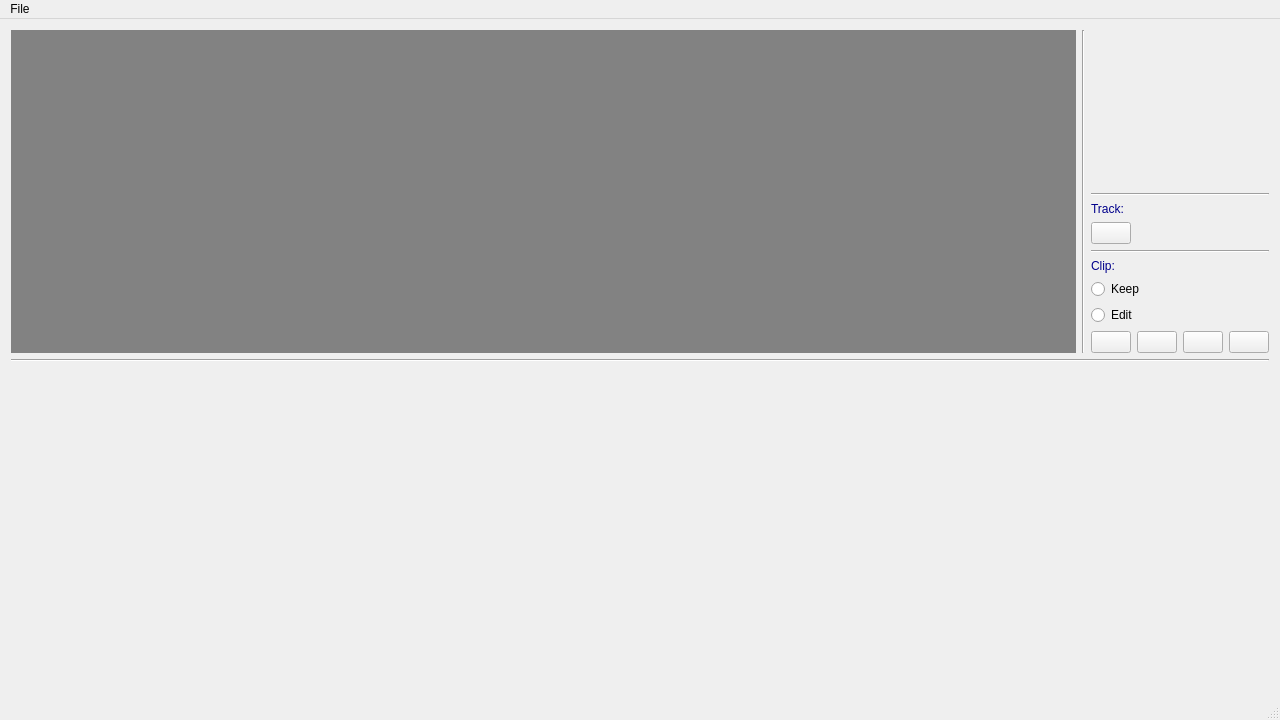
<?xml version="1.0" encoding="UTF-8"?>
<ui version="4.0">
 <class>MainWindow</class>
 <widget class="QMainWindow" name="MainWindow">
  <property name="geometry">
   <rect>
    <x>0</x>
    <y>0</y>
    <width>1280</width>
    <height>720</height>
   </rect>
  </property>
  <property name="sizePolicy">
   <sizepolicy hsizetype="Preferred" vsizetype="Preferred">
    <horstretch>0</horstretch>
    <verstretch>0</verstretch>
   </sizepolicy>
  </property>
  <property name="windowTitle">
   <string>MainWindow</string>
  </property>
  <widget class="QWidget" name="centralWidget">
   <layout class="QGridLayout" name="gridLayout">
    <item row="0" column="0" rowspan="2" colspan="3">
     <layout class="QHBoxLayout" name="horizontalLayout">
      <item>
       <widget class="QLabel" name="frameLabel">
        <property name="sizePolicy">
         <sizepolicy hsizetype="Preferred" vsizetype="Preferred">
          <horstretch>0</horstretch>
          <verstretch>0</verstretch>
         </sizepolicy>
        </property>
        <property name="styleSheet">
         <string notr="true">background-color: rgb(130, 130, 130);

</string>
        </property>
        <property name="text">
         <string/>
        </property>
       </widget>
      </item>
     </layout>
    </item>
    <item row="1" column="4">
     <layout class="QGridLayout" name="gridLayout_1">
      <item row="3" column="0" colspan="4">
       <widget class="Line" name="line_3">
        <property name="sizePolicy">
         <sizepolicy hsizetype="Preferred" vsizetype="Fixed">
          <horstretch>0</horstretch>
          <verstretch>0</verstretch>
         </sizepolicy>
        </property>
        <property name="orientation">
         <enum>Qt::Horizontal</enum>
        </property>
       </widget>
      </item>
      <item row="7" column="0">
       <widget class="QPushButton" name="playClipButton">
        <property name="sizePolicy">
         <sizepolicy hsizetype="Fixed" vsizetype="Fixed">
          <horstretch>0</horstretch>
          <verstretch>0</verstretch>
         </sizepolicy>
        </property>
        <property name="text">
         <string/>
        </property>
        <property name="icon">
         <iconset resource="myres.qrc">
          <normaloff>:/Images/icons/play_24.png</normaloff>:/Images/icons/play_24.png</iconset>
        </property>
        <property name="iconSize">
         <size>
          <width>20</width>
          <height>20</height>
         </size>
        </property>
       </widget>
      </item>
      <item row="7" column="2">
       <widget class="QPushButton" name="nextButton">
        <property name="sizePolicy">
         <sizepolicy hsizetype="Fixed" vsizetype="Fixed">
          <horstretch>0</horstretch>
          <verstretch>0</verstretch>
         </sizepolicy>
        </property>
        <property name="text">
         <string/>
        </property>
        <property name="icon">
         <iconset resource="myres.qrc">
          <normaloff>:/Images/icons/next.png</normaloff>:/Images/icons/next.png</iconset>
        </property>
        <property name="iconSize">
         <size>
          <width>20</width>
          <height>20</height>
         </size>
        </property>
       </widget>
      </item>
      <item row="7" column="1">
       <widget class="QPushButton" name="pauseButton">
        <property name="sizePolicy">
         <sizepolicy hsizetype="Fixed" vsizetype="Fixed">
          <horstretch>0</horstretch>
          <verstretch>0</verstretch>
         </sizepolicy>
        </property>
        <property name="text">
         <string/>
        </property>
        <property name="icon">
         <iconset resource="myres.qrc">
          <normaloff>:/Images/icons/pause_24.png</normaloff>:/Images/icons/pause_24.png</iconset>
        </property>
        <property name="iconSize">
         <size>
          <width>20</width>
          <height>20</height>
         </size>
        </property>
       </widget>
      </item>
      <item row="7" column="3">
       <widget class="QPushButton" name="cutButton">
        <property name="sizePolicy">
         <sizepolicy hsizetype="Fixed" vsizetype="Fixed">
          <horstretch>0</horstretch>
          <verstretch>0</verstretch>
         </sizepolicy>
        </property>
        <property name="text">
         <string/>
        </property>
        <property name="icon">
         <iconset resource="myres.qrc">
          <normaloff>:/Images/icons/cut_32.png</normaloff>:/Images/icons/cut_32.png</iconset>
        </property>
        <property name="iconSize">
         <size>
          <width>20</width>
          <height>20</height>
         </size>
        </property>
       </widget>
      </item>
      <item row="5" column="0" colspan="4">
       <widget class="QRadioButton" name="keepRadioButton">
        <property name="sizePolicy">
         <sizepolicy hsizetype="Fixed" vsizetype="Fixed">
          <horstretch>0</horstretch>
          <verstretch>0</verstretch>
         </sizepolicy>
        </property>
        <property name="styleSheet">
         <string notr="true">font: 75 12pt &quot;Times New Roman&quot;;</string>
        </property>
        <property name="text">
         <string>Keep</string>
        </property>
        <property name="autoExclusive">
         <bool>false</bool>
        </property>
       </widget>
      </item>
      <item row="6" column="0" colspan="4">
       <widget class="QRadioButton" name="editRadioButton">
        <property name="sizePolicy">
         <sizepolicy hsizetype="Fixed" vsizetype="Fixed">
          <horstretch>0</horstretch>
          <verstretch>0</verstretch>
         </sizepolicy>
        </property>
        <property name="styleSheet">
         <string notr="true">font: 75 12pt &quot;Times New Roman&quot;;</string>
        </property>
        <property name="text">
         <string>Edit</string>
        </property>
        <property name="autoExclusive">
         <bool>false</bool>
        </property>
       </widget>
      </item>
      <item row="1" column="0" colspan="4">
       <widget class="QLabel" name="trackLabel">
        <property name="sizePolicy">
         <sizepolicy hsizetype="Fixed" vsizetype="Fixed">
          <horstretch>0</horstretch>
          <verstretch>0</verstretch>
         </sizepolicy>
        </property>
        <property name="styleSheet">
         <string notr="true">font: 75 18pt &quot;Times New Roman&quot;;
color: darkblue;</string>
        </property>
        <property name="text">
         <string>Track:</string>
        </property>
       </widget>
      </item>
      <item row="4" column="0" colspan="4">
       <widget class="QLabel" name="clipLabel">
        <property name="sizePolicy">
         <sizepolicy hsizetype="Fixed" vsizetype="Fixed">
          <horstretch>0</horstretch>
          <verstretch>0</verstretch>
         </sizepolicy>
        </property>
        <property name="styleSheet">
         <string notr="true">font: 75 18pt &quot;Times New Roman&quot;;
color: darkblue;</string>
        </property>
        <property name="text">
         <string>Clip:</string>
        </property>
       </widget>
      </item>
      <item row="2" column="0">
       <widget class="QPushButton" name="playTrackButton">
        <property name="sizePolicy">
         <sizepolicy hsizetype="Fixed" vsizetype="Fixed">
          <horstretch>0</horstretch>
          <verstretch>0</verstretch>
         </sizepolicy>
        </property>
        <property name="text">
         <string/>
        </property>
        <property name="icon">
         <iconset resource="myres.qrc">
          <normaloff>:/Images/icons/view-track.png</normaloff>:/Images/icons/view-track.png</iconset>
        </property>
       </widget>
      </item>
      <item row="0" column="0" colspan="4">
       <widget class="Line" name="line_4">
        <property name="sizePolicy">
         <sizepolicy hsizetype="Preferred" vsizetype="Fixed">
          <horstretch>0</horstretch>
          <verstretch>0</verstretch>
         </sizepolicy>
        </property>
        <property name="orientation">
         <enum>Qt::Horizontal</enum>
        </property>
       </widget>
      </item>
     </layout>
    </item>
    <item row="3" column="0" colspan="5">
     <widget class="Line" name="line">
      <property name="orientation">
       <enum>Qt::Horizontal</enum>
      </property>
     </widget>
    </item>
    <item row="11" column="0" colspan="5">
     <widget class="QScrollArea" name="scrollArea_1">
      <property name="sizePolicy">
       <sizepolicy hsizetype="Expanding" vsizetype="Minimum">
        <horstretch>0</horstretch>
        <verstretch>0</verstretch>
       </sizepolicy>
      </property>
      <property name="frameShape">
       <enum>QFrame::NoFrame</enum>
      </property>
      <property name="widgetResizable">
       <bool>true</bool>
      </property>
      <widget class="QWidget" name="scrollAreaWidgetContents_1">
       <property name="geometry">
        <rect>
         <x>0</x>
         <y>0</y>
         <width>1262</width>
         <height>142</height>
        </rect>
       </property>
       <layout class="QGridLayout" name="gridLayout_2"/>
      </widget>
     </widget>
    </item>
    <item row="12" column="0" colspan="5">
     <widget class="QScrollArea" name="scrollArea_2">
      <property name="sizePolicy">
       <sizepolicy hsizetype="Expanding" vsizetype="Minimum">
        <horstretch>0</horstretch>
        <verstretch>0</verstretch>
       </sizepolicy>
      </property>
      <property name="frameShape">
       <enum>QFrame::NoFrame</enum>
      </property>
      <property name="widgetResizable">
       <bool>true</bool>
      </property>
      <widget class="QWidget" name="scrollAreaWidgetContents_2">
       <property name="geometry">
        <rect>
         <x>0</x>
         <y>0</y>
         <width>1262</width>
         <height>143</height>
        </rect>
       </property>
       <layout class="QGridLayout" name="gridLayout_3"/>
      </widget>
     </widget>
    </item>
    <item row="0" column="3" rowspan="2">
     <widget class="Line" name="line_2">
      <property name="frameShadow">
       <enum>QFrame::Sunken</enum>
      </property>
      <property name="orientation">
       <enum>Qt::Vertical</enum>
      </property>
     </widget>
    </item>
   </layout>
  </widget>
  <widget class="QMenuBar" name="menuBar">
   <property name="geometry">
    <rect>
     <x>0</x>
     <y>0</y>
     <width>1280</width>
     <height>23</height>
    </rect>
   </property>
   <widget class="QMenu" name="menuFile">
    <property name="title">
     <string>File</string>
    </property>
    <addaction name="actionLoad"/>
    <addaction name="actionSave"/>
   </widget>
   <addaction name="menuFile"/>
  </widget>
  <widget class="QStatusBar" name="statusBar"/>
  <action name="actionLoad">
   <property name="icon">
    <iconset resource="myres.qrc">
     <normaloff>:/Images/icons/load.png</normaloff>:/Images/icons/load.png</iconset>
   </property>
   <property name="text">
    <string>Load</string>
   </property>
  </action>
  <action name="actionCandidates">
   <property name="text">
    <string>Get Candidates</string>
   </property>
  </action>
  <action name="actionTest">
   <property name="text">
    <string>Test</string>
   </property>
  </action>
  <action name="actionSet">
   <property name="icon">
    <iconset resource="myres.qrc">
     <normaloff>:/Images/icons/settings.png</normaloff>:/Images/icons/settings.png</iconset>
   </property>
   <property name="text">
    <string>Set</string>
   </property>
   <property name="toolTip">
    <string>Settings</string>
   </property>
  </action>
  <action name="actionSave">
   <property name="icon">
    <iconset resource="myres.qrc">
     <normaloff>:/Images/icons/save.png</normaloff>:/Images/icons/save.png</iconset>
   </property>
   <property name="text">
    <string>Save</string>
   </property>
   <property name="toolTip">
    <string>Save</string>
   </property>
  </action>
  <action name="actionConfirm">
   <property name="icon">
    <iconset resource="myres.qrc">
     <normaloff>:/Images/icons/tick_32.png</normaloff>:/Images/icons/tick_32.png</iconset>
   </property>
   <property name="text">
    <string>Confirm</string>
   </property>
   <property name="toolTip">
    <string>Confirm</string>
   </property>
  </action>
  <action name="actionDelete">
   <property name="icon">
    <iconset resource="myres.qrc">
     <normaloff>:/Images/icons/delete_32.png</normaloff>:/Images/icons/delete_32.png</iconset>
   </property>
   <property name="text">
    <string>Delete</string>
   </property>
   <property name="toolTip">
    <string>Delete</string>
   </property>
  </action>
  <action name="actionResume">
   <property name="icon">
    <iconset resource="myres.qrc">
     <normaloff>:/Images/icons/resume_32.png</normaloff>:/Images/icons/resume_32.png</iconset>
   </property>
   <property name="text">
    <string>Resume</string>
   </property>
   <property name="toolTip">
    <string>Resume</string>
   </property>
  </action>
  <action name="actionReverse">
   <property name="icon">
    <iconset resource="myres.qrc">
     <normaloff>:/Images/icons/reverse_32.png</normaloff>:/Images/icons/reverse_32.png</iconset>
   </property>
   <property name="text">
    <string>Reverse</string>
   </property>
   <property name="toolTip">
    <string>Reverse</string>
   </property>
  </action>
  <action name="actionGroup">
   <property name="icon">
    <iconset resource="myres.qrc">
     <normaloff>:/Images/icons/group_48.png</normaloff>:/Images/icons/group_48.png</iconset>
   </property>
   <property name="text">
    <string>Group</string>
   </property>
   <property name="toolTip">
    <string>Group</string>
   </property>
  </action>
  <action name="actionUngroup">
   <property name="icon">
    <iconset resource="myres.qrc">
     <normaloff>:/Images/icons/ungroup_48.png</normaloff>:/Images/icons/ungroup_48.png</iconset>
   </property>
   <property name="text">
    <string>Ungroup</string>
   </property>
   <property name="toolTip">
    <string>Un-group</string>
   </property>
  </action>
  <action name="actionItpl">
   <property name="icon">
    <iconset resource="myres.qrc">
     <normaloff>:/Images/icons/interpolation_48.png</normaloff>:/Images/icons/interpolation_48.png</iconset>
   </property>
   <property name="text">
    <string>Itpl</string>
   </property>
   <property name="toolTip">
    <string>Interpolate</string>
   </property>
  </action>
  <action name="actionZoomIn">
   <property name="icon">
    <iconset resource="myres.qrc">
     <normaloff>:/Images/icons/zoom-in.png</normaloff>:/Images/icons/zoom-in.png</iconset>
   </property>
   <property name="text">
    <string>ZoomIn</string>
   </property>
   <property name="toolTip">
    <string>Zoom in</string>
   </property>
  </action>
  <action name="actionZoomOut">
   <property name="icon">
    <iconset resource="myres.qrc">
     <normaloff>:/Images/icons/zoom-out.png</normaloff>:/Images/icons/zoom-out.png</iconset>
   </property>
   <property name="text">
    <string>ZoomOut</string>
   </property>
   <property name="toolTip">
    <string>Zoom out</string>
   </property>
  </action>
  <action name="actionSwap">
   <property name="icon">
    <iconset resource="myres.qrc">
     <normaloff>:/Images/icons/swap.png</normaloff>:/Images/icons/swap.png</iconset>
   </property>
   <property name="text">
    <string>Swap</string>
   </property>
   <property name="toolTip">
    <string>Swap</string>
   </property>
  </action>
  <action name="actionView">
   <property name="icon">
    <iconset resource="myres.qrc">
     <normaloff>:/Images/icons/play_32.png</normaloff>:/Images/icons/play_32.png</iconset>
   </property>
   <property name="text">
    <string>View</string>
   </property>
   <property name="toolTip">
    <string>View</string>
   </property>
  </action>
  <action name="actionCast">
   <property name="icon">
    <iconset resource="myres.qrc">
     <normaloff>:/Images/icons/cast.png</normaloff>:/Images/icons/cast.png</iconset>
   </property>
   <property name="text">
    <string>Cast</string>
   </property>
   <property name="toolTip">
    <string>Cast</string>
   </property>
  </action>
  <action name="actionSelect">
   <property name="icon">
    <iconset resource="myres.qrc">
     <normaloff>:/Images/icons/select-clip.png</normaloff>:/Images/icons/select-clip.png</iconset>
   </property>
   <property name="text">
    <string>Select</string>
   </property>
   <property name="toolTip">
    <string>Select</string>
   </property>
  </action>
  <action name="actionAddTrack">
   <property name="icon">
    <iconset resource="myres.qrc">
     <normaloff>:/Images/icons/add-track.png</normaloff>:/Images/icons/add-track.png</iconset>
   </property>
   <property name="text">
    <string>AddTrack</string>
   </property>
   <property name="toolTip">
    <string>Add track</string>
   </property>
  </action>
  <action name="actionDeleteTrack">
   <property name="icon">
    <iconset resource="myres.qrc">
     <normaloff>:/Images/icons/delete-track.png</normaloff>:/Images/icons/delete-track.png</iconset>
   </property>
   <property name="text">
    <string>DeleteTrack</string>
   </property>
   <property name="toolTip">
    <string>Delete track</string>
   </property>
  </action>
  <action name="actionSelectTrack">
   <property name="icon">
    <iconset resource="myres.qrc">
     <normaloff>:/Images/icons/select-track.png</normaloff>:/Images/icons/select-track.png</iconset>
   </property>
   <property name="text">
    <string>SelectTrack</string>
   </property>
   <property name="toolTip">
    <string>Select track</string>
   </property>
  </action>
  <action name="actionViewTrack">
   <property name="icon">
    <iconset resource="myres.qrc">
     <normaloff>:/Images/icons/view-track.png</normaloff>:/Images/icons/view-track.png</iconset>
   </property>
   <property name="text">
    <string>viewTrack</string>
   </property>
   <property name="toolTip">
    <string>View track</string>
   </property>
  </action>
 </widget>
 <layoutdefault spacing="6" margin="11"/>
 <resources>
  <include location="myres.qrc"/>
 </resources>
 <connections/>
</ui>
